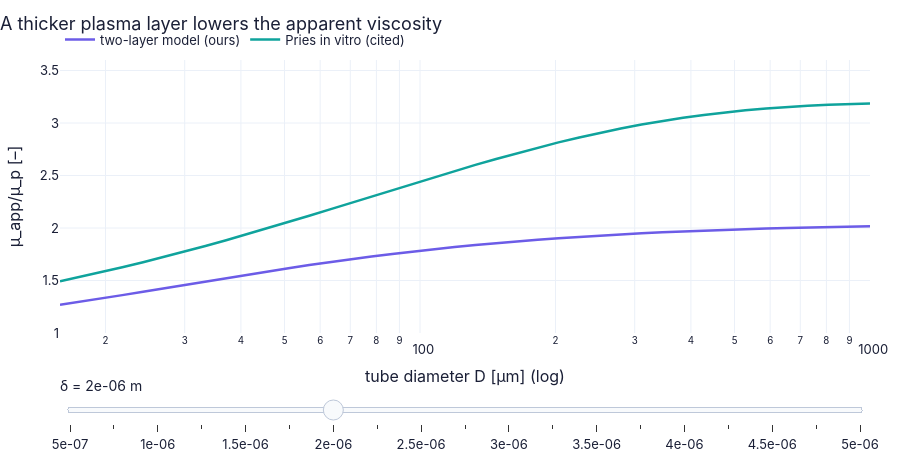

Here is the notebook cell this chart was saved with:
### Markdown cell above
> ⚠️ **Common confusion:** (trap T19) The curve depends on our choice of δ, which the book leaves free — it is a model, not a prediction.

### Code cell
d_vals = list(np.round(np.linspace(0.5e-6, 5e-6, 19), 8))     # plasma-layer thickness 0.5 … 5 µm (19 positions)
D_f = np.logspace(1.2, 3, 30) if FAST else np.logspace(1.2, 3, 40)   # diameters [µm]
pries = ch16.pries_relative_viscosity(D_f, 0.45)              # the cited curve does not depend on δ
def fl_curve(delta):                                          # model curve for one layer thickness
    return {"two-layer model (ours)": (D_f, [fl_rel(D, delta) for D in D_f]), "Pries in vitro (cited)": (D_f, pries)}   # what this function hands back
fig = slider_figure(fl_curve, "δ", d_vals, unit="m", xlabel="tube diameter D [µm] (log)", ylabel="μ_app/μ_p [–]",   # build the slider figure (every position computed now)
                    title="A thicker plasma layer lowers the apparent viscosity", xrange=[1.2, 3], yrange=[1, 3.6],   # the figure's title: its message
                    active=d_vals.index(2e-6))   # fixed axis ranges and the slider position it opens on
fig.update_xaxes(type="log"); fig.show()   # logarithmic axis on the web figure
